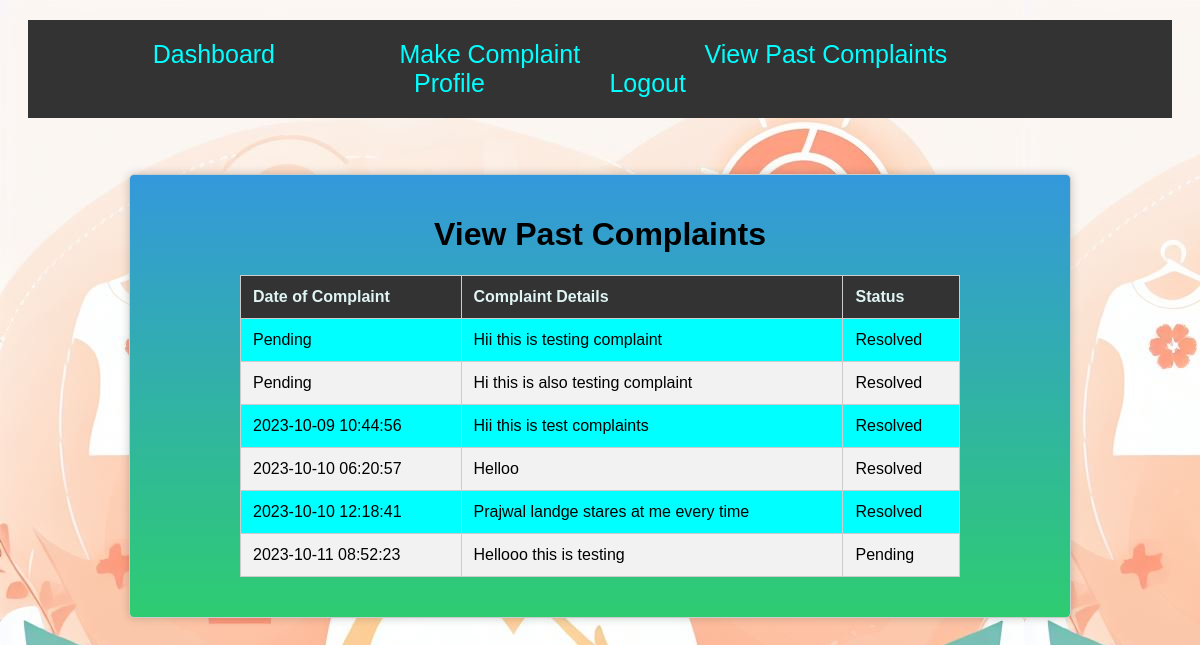
The page /view_complaints (signed in) on the database its author committed.
### tables this page shows
CREATE TABLE complaint (
            complaint_id INTEGER PRIMARY KEY AUTOINCREMENT,
            user_id INTEGER NOT NULL,
            complaint_text TEXT NOT NULL,
            status TEXT NOT NULL,
            timestamp TEXT NOT NULL,
            FOREIGN KEY (user_id) REFERENCES user (id)
        );

### app.py (the view)
@app.route('/view_complaints', methods=['GET', 'POST'])
def view_complaints():
    user_id = session.get('user_id')
    if user_id is None:
        flash('Please log in to view your complaints', 'error')
        return redirect('/login')
    conn = sqlite3.connect('abuse_reporting.db')
    cursor = conn.cursor()
    cursor.execute('SELECT timestamp, complaint_text, status FROM complaint WHERE user_id = ?', (user_id,))
    complaints = cursor.fetchall()
    conn.close()
    return render_template('view_complaints.html', complaints=complaints)

### app.py (called while the page is built)
@app.after_request
def add_no_cache_headers(response):
    response.headers['Cache-Control'] = 'no-cache, no-store, must-revalidate'
    response.headers['Pragma'] = 'no-cache'
    response.headers['Expires'] = '0'
    return response

### templates/view_complaints.html (shortened to what this page needs)
<!DOCTYPE html>
<html>
<head>
</head>
<body style="background-image: url('static/images/userdash.jpeg');">
    <center>
        <div class="menu-bar">
            <ul>
                <li><a href="/dashboard">Dashboard</a></li>
                <li><a href="/make_complaint">Make Complaint</a></li>
                <li><a href="/view_complaints">View Past Complaints</a></li>
                <li><a href="/profile">Profile</a></li>
                <li><a href="/logout">Logout</a></li>
            </ul>
        </div>
        <br>
        <br>
    </center>
    <div class="container">
        <h1>View Past Complaints</h1>
        <table>
            <thead>
                <tr>
                    <th>Date of Complaint</th>
                    <th>Complaint Details</th>
                    <th>Status</th>
                </tr>
            </thead>
            <tbody>
                {% for complaint in complaints %}
                    <tr>
                        <td>{{ complaint[0]}}</td>
                        <td>{{ complaint[1] }}</td>
                        <td>{{ complaint[2] }}</td>
                    </tr>
                {% endfor %}
            </tbody>
        </table>
    </div>
</body>
</html>

### templates/view_complaints.html (style rules this page uses)
body { font-family: Arial; background: rgba(255, 255, 255, 0.5); }
.menu-bar { background-color: #333; padding: 20px; margin: 20px; color: aquamarine; }
.menu-bar ul { list-style-type: none; margin: 0; padding: 0; }
.menu-bar ul li { display: inline; margin-right: 100px; font-size: 25px; }
.menu-bar ul li a { text-decoration: none; color: aqua; font-size: 25px; padding: 5px 10px; border: 2px black transparent; transition: border 0.3s ease; }
table { border-collapse: collapse; width: 80%; margin: 20px auto; font-family: Arial, sans-serif; background-color: aqua; }
table, th, td { border: 1px solid #ccc; }
th, td { padding: 12px; text-align: left; }
th { background-color: #333; color: rgb(224, 244, 244); }
tbody tr:nth-child(even) { background-color: #f2f2f2; }
h1 { text-align: center; }
.container { width: 900px; margin: 0 auto; padding: 20px; border: 1px solid #ccc; border-radius: 5px; box-shadow: 0 0 10px rgba(0, 0, 0, 0.2); background-image: linear-gradient(to bottom, #3498db, #2ecc71); }

### rows shown on the page
complaint: timestamp "Pending", complaint_text "Hii this is testing complaint", status "Resolved"
complaint: timestamp "Pending", complaint_text "Hi this is also testing complaint", status "Resolved"
complaint: timestamp "2023-10-09 10:44:56", complaint_text "Hii this is test complaints", status "Resolved"
complaint: timestamp "2023-10-10 06:20:57", complaint_text "Helloo", status "Resolved"
complaint: timestamp "2023-10-10 12:18:41", complaint_text "Prajwal landge stares at me every time", status "Resolved"
complaint: timestamp "2023-10-11 08:52:23", complaint_text "Hellooo this is testing", status "Pending"
